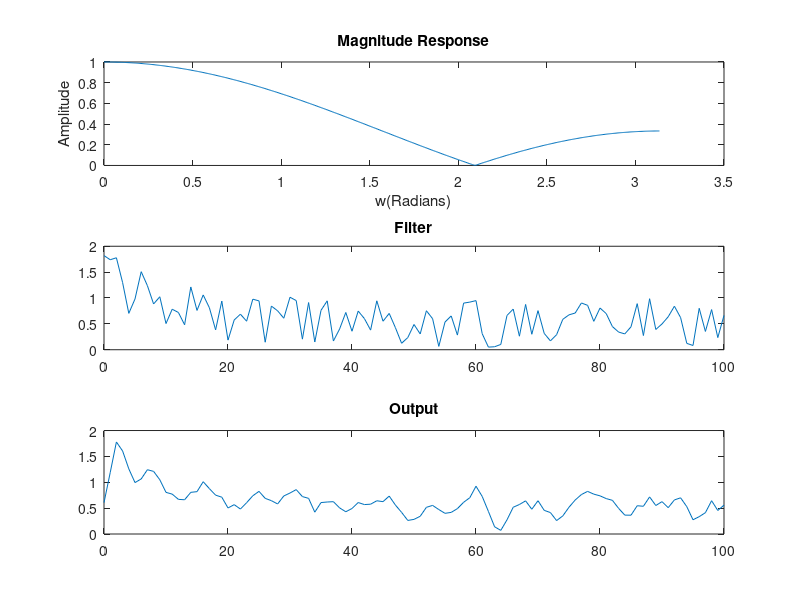

This figure's MATLAB source:
clc;
clear all;
close all;

n = 0:100;
u = power(0.9,n).*[(n)>=0];
rn = rand(1, length(n));
x = u+rn;
a =  [1 0 0];
b = [1/3 1/3 1/3];
N = 512;
[h w] = freqz(b,a,N);
subplot(311), plot(w,abs(h)), title('Magnitude Response'), xlabel('w(Radians)'), ylabel('Amplitude');
subplot(312), plot(n,x); title('Filter');
y = filter(b,a,x);
subplot(313), plot(n,y), title('Output');